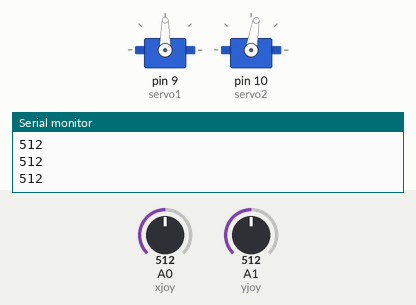
Bench run of a sketch on a simulated Arduino Uno, built with avr-gcc and run on an emulated ATmega328P. On the bench: 2 × servo, the last lines printed to the serial monitor. Inputs (shaded band) come from the test bench; at power-on: A0 (xjoy) = 512, A1 (yjoy) = 512.

Above: at 1.2 s.
1.3 s: A0 (xjoy) set to 716
At 1.6 s:
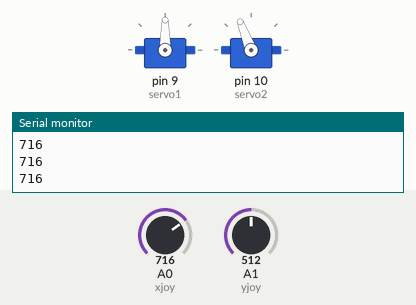
2.8 s: A0 (xjoy) set to 900
At 4.0 s:
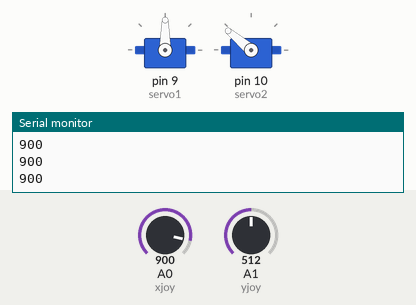
4.3 s: A0 (xjoy) set to 1023
At 5.1 s:
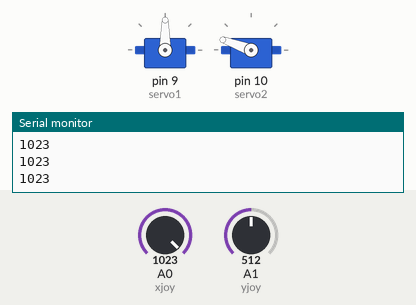
5.8 s: A0 (xjoy) set to 511
At 6.4 s:
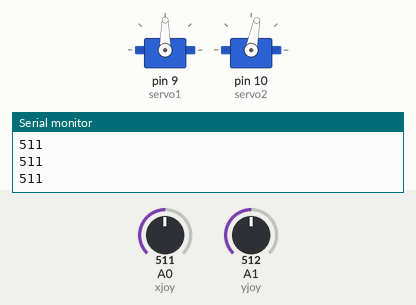
7.3 s: A0 (xjoy) set to 306
At 8.5 s:
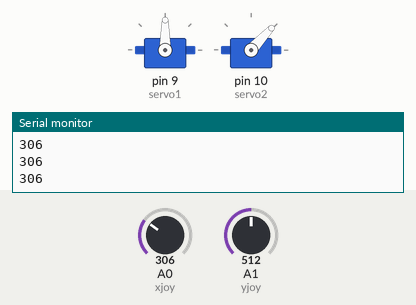
8.8 s: A0 (xjoy) set to 122
At 9.9 s:
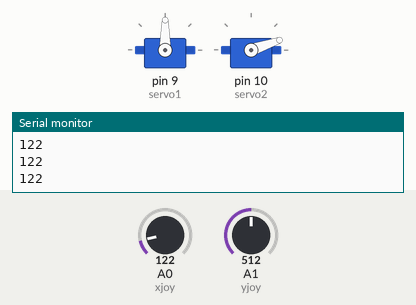
Timing chart, 0 to 11.3 s (numbered marks = the images above; inputs shaded):
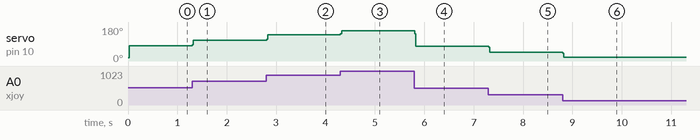

Measured:
- after the input at 1.3 s, servo on pin 10 (servo2): 80° → 111° at once
- after the input at 2.8 s, servo on pin 10 (servo2): 111° → 140° at once
- after the input at 4.3 s, servo on pin 10 (servo2): 140° → 160° at once
- after the input at 5.8 s, servo on pin 10 (servo2): 160° → 79° at once
- after the input at 7.3 s, servo on pin 10 (servo2): 79° → 47° at once
- after the input at 8.8 s, servo on pin 10 (servo2): 47° → 19° at once

The sketch:

SilvijaServos.ino
```cpp
#include<Servo.h>
Servo servo1;
Servo servo2;
int xjoy=A0;
int yjoy=A1;
int xval;
int yval;
float xmot;
float ymot;
int outputs[5];
int count=0;
int totalx;
int avgy;


void setup() {
  // put your setup code here, to run once:
Serial.begin(9600);
servo1.attach(9);
servo2.attach(10);
pinMode(xjoy,INPUT);
pinMode(yjoy,INPUT);


}

void loop() {
  // put your main code here, to run repeatedly:
totalx=0;
xval=analogRead(xjoy);
Serial.println(analogRead(xjoy));


yval=analogRead(yjoy);
xmot=map(xval,0,1023,0,160);
ymot=map(yval,0,1023,0,160);
outputs[count]=xmot;
count=(count+1)%5;

for (int i=0; i <= 4; i++){
  totalx=totalx+outputs[i];


}

float value=float(totalx)/5.0;
servo2.write(value);


delay(5);

}
```
